Frame 1 (no input): blank canvas, image omitted
Frame 60 (the mouse pressed at the canvas centre just before this capture): blank canvas, image omitted
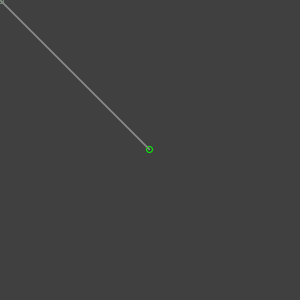
Frame 120 (the mouse held since frame 60 and released just before this capture)

The Processing sketch whose frames 1 and 60 were blank and that drew this single picture after the mouse press (run headless with seeded random() and noise(); from frame 60 on, the mouse is pressed at the canvas centre):

// Processing sketch: processing_26121
// ── processing_26121.pde

// Interactive sketch to play around with Bezier Curves 
// Every click sets a new point for the curve
// Cycles through control points and start/end points 

// BONUS:
// Animate the transitions!

// The arrays containing the current point positions
float px[] = new float[4];
float py[] = new float[4];

// The arrays containing the desired / target point positions
// we will use this array to slowly animate the points in px and py
// over time 
float tx[] = new float[4];
float ty[] = new float[4];

int index = 0;

void setup() {
  size(300, 300);  
  smooth();
}

void draw() {
  background(64);
  stroke(255);
  fill(128);
  
  // draw the curve
  bezier(px[0], py[0], px[1], py[1], px[2], py[2], px[3], py[3]); 
  
  // show the structure of the curve
  rectMode(CENTER);
  noFill();

  stroke(0, 255, 0);
  ellipse(px[0], py[0], 6, 6);  // start and end points
  ellipse(px[3], py[3], 6, 6);

  stroke(128);
  rect(px[1], py[1], 6, 6);  // control points
  rect(px[2], py[2], 6, 6);

  // show the imaginary lines
  line(px[0], py[0], px[1], py[1]);
  line(px[2], py[2], px[3], py[3]);
  
  // ANIMATE -- bring the content of the point arrays closer to the 
  // content of the target arrays
  for (int i=0; i < px.length; i++) {
    // add a fraction of the different between the point and the target
    // on each frame, creating a smooth interpolated animation
    float dx = tx[i] - px[i];
    px[i] += dx * 0.1;
    float dy = ty[i] - py[i];
    py[i] += dy * 0.1; // remember, 0.2 == 20%
  }
  
}

void mousePressed() {
  // instead of updating the point array directly, update the target
  // arrays 
  tx[index] = mouseX;
  ty[index] = mouseY;
  index++;
  if (index >= px.length) index = 0;  
}
